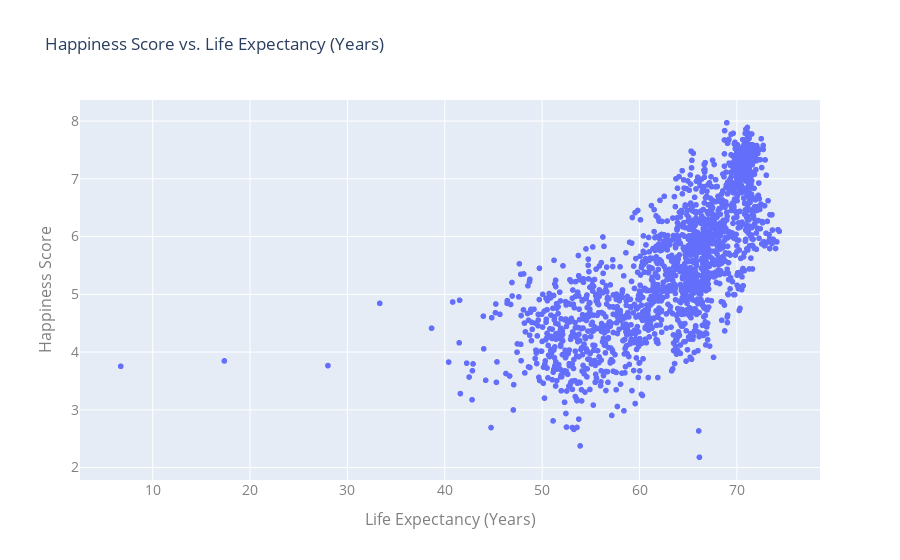

The notebook cell this image was saved under:
### Code cell
scatterplot(df, 'life_expectancy','life_ladder', 'Happiness Score vs. Life Expectancy (Years)',
            'Life Expectancy (Years)', 'Happiness Score', 'country_name')

### Figure 1 — Plotly figure (JSON) as saved in the notebook; plotly's stock layout.template omitted (floating-point values rounded to 4 significant figures; data arrays with more than 128 entries replaced by an {"elided": "..."} marker saying what was removed)
{"data": [{"hovertemplate": "<b>%{hovertext}</b><br><br>life_expectancy=%{x}<br>life_ladder=%{y}<extra></extra>", "hovertext": {"elided": "1747 str values"}, "legendgroup": "", "marker": {"color": "#636efa", "symbol": "circle"}, "mode": "markers", "name": "", "showlegend": false, "type": "scattergl", "x": {"elided": "1747 float values"}, "xaxis": "x", "y": {"elided": "1747 float values"}, "yaxis": "y"}], "layout": {"legend": {"tracegroupgap": 0}, "title": {"text": "Happiness Score vs. Life Expectancy (Years)"}, "xaxis": {"anchor": "y", "domain": [0, 1], "tickfont": {"color": "gray", "size": 14}, "title": {"font": {"color": "gray", "size": 16}, "text": "Life Expectancy (Years)"}}, "yaxis": {"anchor": "x", "domain": [0, 1], "tickfont": {"color": "gray", "size": 14}, "title": {"font": {"color": "gray", "size": 16}, "text": "Happiness Score"}}}}
